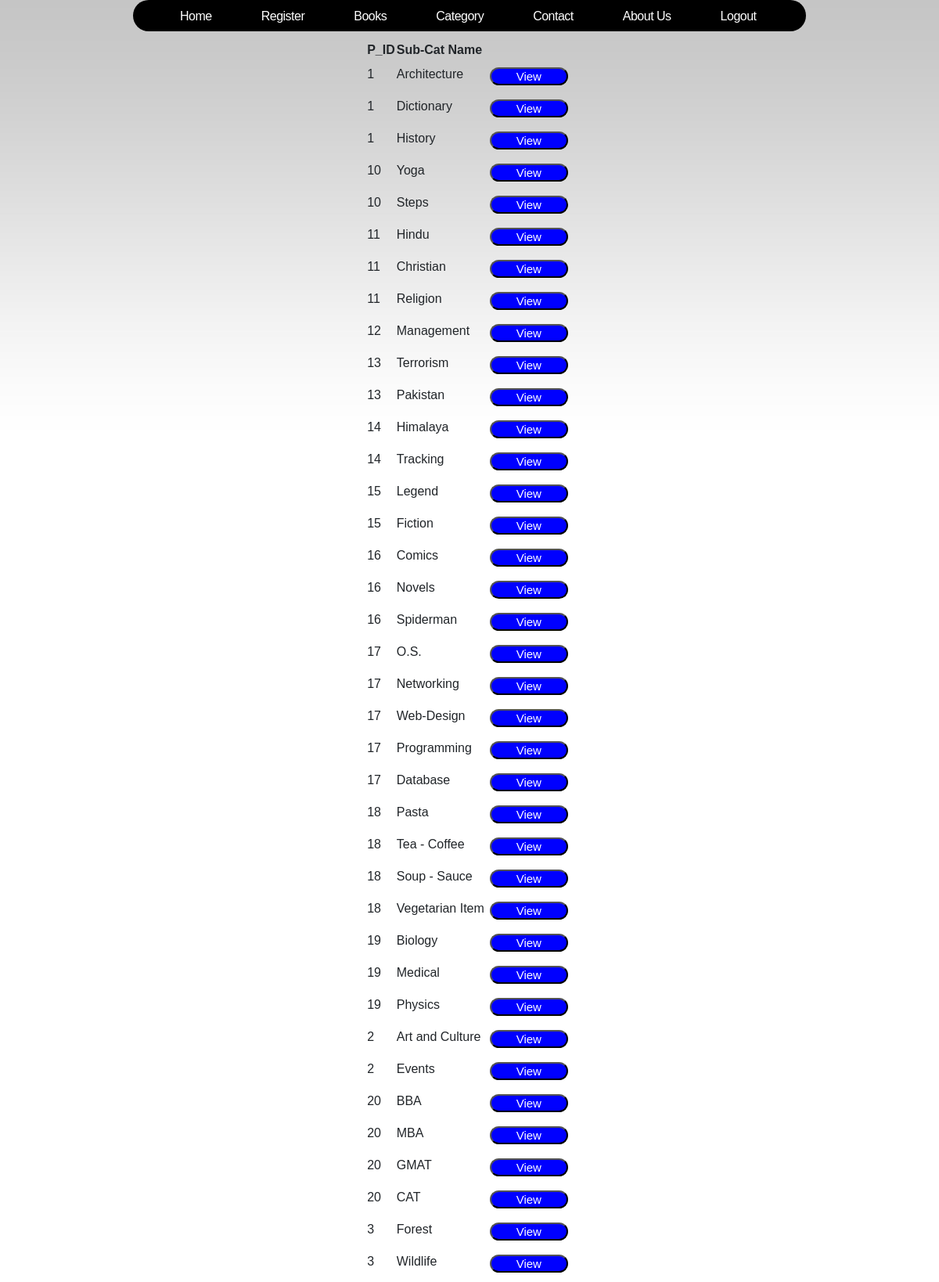
Screenshot of /subcat_user.php (signed in, upper part) with the database file from the repository.
### tables this page shows
CREATE TABLE IF NOT EXISTS `subcat` (
  `subcat_id` varchar(4) NOT NULL,
  `parent_id` varchar(4) NOT NULL,
  `subcat_nm` varchar(35) NOT NULL,
  PRIMARY KEY (`subcat_id`)
);

### subcat_user.php (the view, shortened to what this page needs)
<!DOCTYPE html>
<head>
<?php
	include("includes/head.inc.php");
?>
</head>
<body>
<div id="outer">
	<div id="header">
		<div id="menu">
			<?php
				include("includes/menu.php");
			?>
		</div>
	</div>
<center><div id="content">
<?php
$host="localhost";
$dbUsername="root";
$dbPassword="";
$dbname="ebook";
$con=mysql_connect($host,$dbUsername,$dbPassword);
$dat=mysql_select_db($dbname,$con);
if($dat)
{
	$sql="select * from subcat ORDER BY `subcat`.`parent_id` ASC";
	echo '<table><tr><th>P_ID<th>Sub-Cat Name</th></tr>';
	$res=mysql_query($sql);
	if($res)
	{
		while($row=mysql_fetch_array($res,MYSQL_ASSOC)){
			echo "<tr><td>".$row['parent_id']."</td><td>".$row['subcat_nm']."</td><td><a href='user.php'><input type='submit' value='View' style='background: blue;font-size: 15px;width:100px;color: white;border-radius:20px'></a></td></tr>";
		}
	}
}
?>
</center>
</div>
</body>
</html>

### my.css (style rules this page uses)
body { margin-top: 20px; padding: 0; font-family: "Trebuchet MS", Arial, Helvetica, sans-serif; font-size: 13px; background: url(images/img01.jpg) repeat-x left top; color: black; }
#outer { height:400px; width:860px; margin:0 auto; }
input[type=submit] { font-family: "Trebuchet MS", Arial, Helvetica, sans-serif; font-size: 15px; width:100px; background: blue; color: white; border-radius:20px; }
#header { width: 860px; height: 40px; margin: 0 auto; background:black; border-radius:20px; }
#menu { float: left; width: 860px; height: 54px; }
#content { height:400px; width:860px; font: 16px "Trebuchet MS", Arial, Helvetica, sans-serif; }
#content a { float:right; padding:5px; text-decoration: none; font: 25px "Trebuchet MS", Arial, Helvetica, sans-serif; color:blue; }

### rows the page displays
subcat: parent "1", subcat_nm "Architecture"
subcat: parent "1", subcat_nm "Dictionary"
subcat: parent "1", subcat_nm "History"
subcat: parent "10", subcat_nm "Yoga"
subcat: parent "10", subcat_nm "Steps"
subcat: parent "11", subcat_nm "Hindu"
subcat: parent "11", subcat_nm "Christian"
subcat: parent "11", subcat_nm "Religion"
subcat: parent "12", subcat_nm "Management"
subcat: parent "13", subcat_nm "Terrorism"
subcat: parent "13", subcat_nm "Pakistan"
subcat: parent "14", subcat_nm "Himalaya"
subcat: parent "14", subcat_nm "Tracking"
subcat: parent "15", subcat_nm "Legend"
subcat: parent "15", subcat_nm "Fiction"
subcat: parent "16", subcat_nm "Comics"
subcat: parent "16", subcat_nm "Novels"
subcat: parent "16", subcat_nm "Spiderman"
subcat: parent "17", subcat_nm "O.S."
subcat: parent "17", subcat_nm "Networking"
subcat: parent "17", subcat_nm "Web-Design"
subcat: parent "17", subcat_nm "Programming"
subcat: parent "17", subcat_nm "Database"
subcat: parent "18", subcat_nm "Pasta"
subcat: parent "18", subcat_nm "Tea - Coffee"
subcat: parent "18", subcat_nm "Soup - Sauce"
subcat: parent "18", subcat_nm "Vegetarian Item"
subcat: parent "19", subcat_nm "Biology"
subcat: parent "19", subcat_nm "Medical"
subcat: parent "19", subcat_nm "Physics"
subcat: parent "2", subcat_nm "Art and Culture"
subcat: parent "2", subcat_nm "Events"
subcat: parent "20", subcat_nm "BBA"
subcat: parent "20", subcat_nm "MBA"
subcat: parent "20", subcat_nm "GMAT"
subcat: parent "20", subcat_nm "CAT"
subcat: parent "3", subcat_nm "Forest"
subcat: parent "3", subcat_nm "Wildlife"
